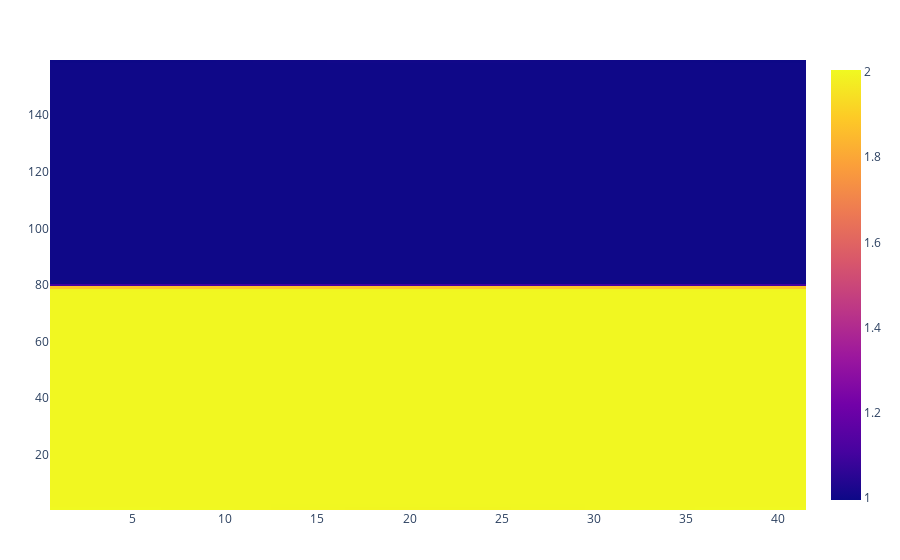

Notebook source saved alongside this figure:
### Code cell
plot(
      heatmap(
         x=x_list,
         y=y_list,
         z=z_list,
     ))

### Figure 1 — Plotly figure (JSON) as saved in the notebook; plotly's stock layout.template omitted (floating-point values rounded to 4 significant figures; data arrays with more than 128 entries replaced by an {"elided": "..."} marker saying what was removed)
{"data": [{"transpose": true, "type": "heatmap", "x": {"elided": "6519 int values"}, "y": {"elided": "6519 int values"}, "z": {"elided": "6519 float values"}}], "layout": {"margin": {"b": 50, "l": 50, "r": 50, "t": 60}}}
